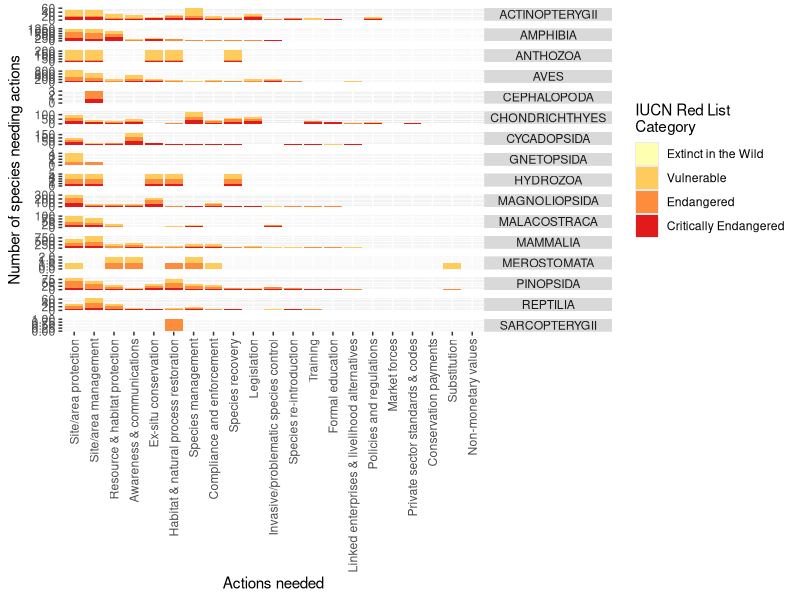
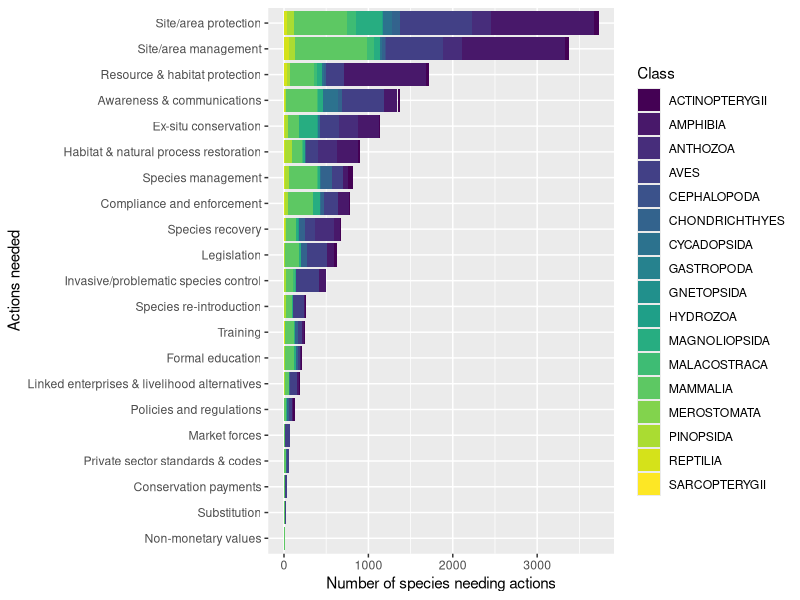
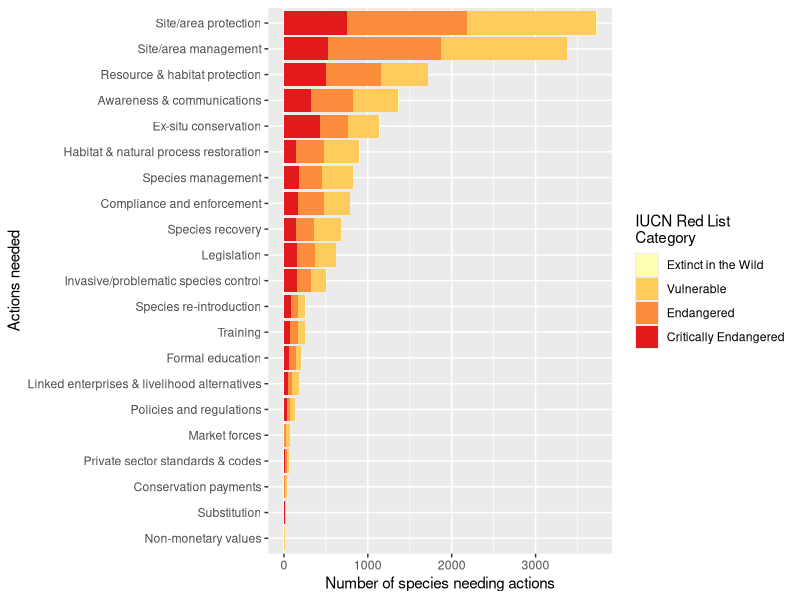
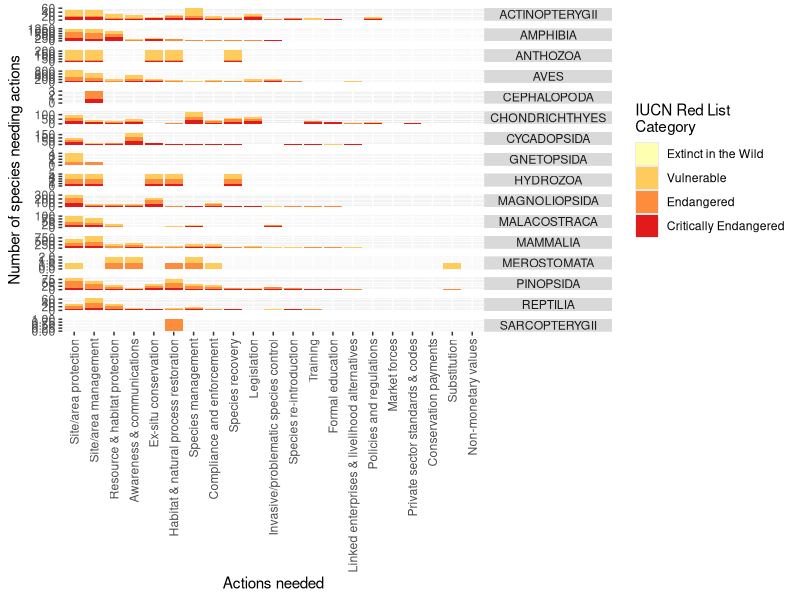
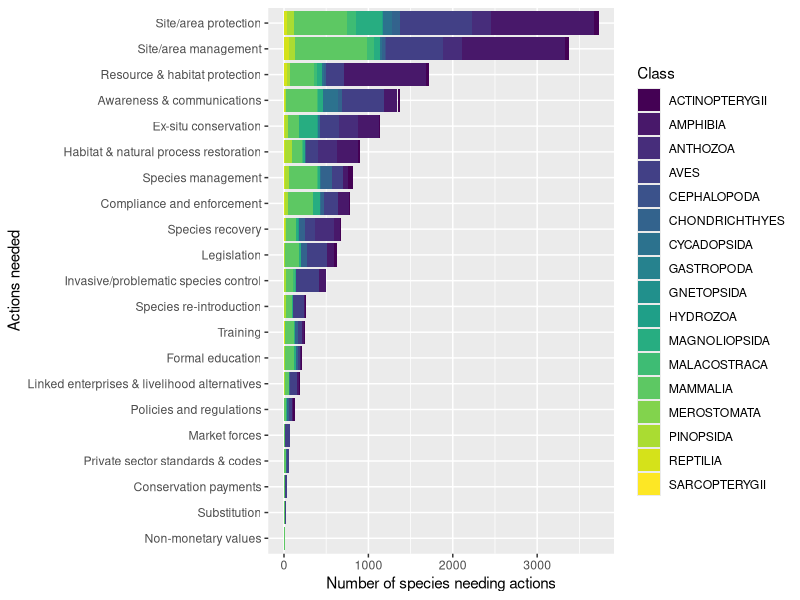
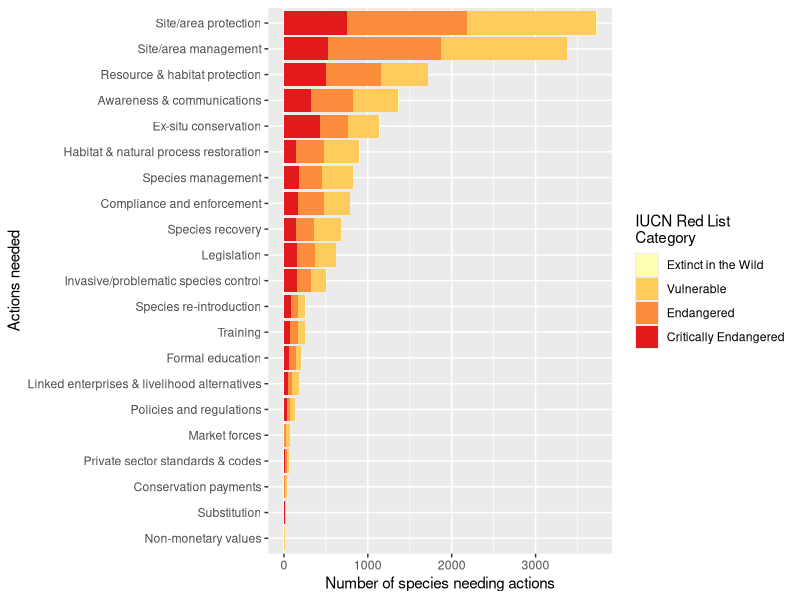

Write R code to recreate these figures, in order.
## --------------------------- Make figure of actions ####

library(tidyverse)


actions <- read_csv("data/actions_needed.csv")
summaries <- read_csv("data/simple_summaries.csv")
summaries <- select(summaries, scientificName, className, redlistCategory)

actions <- left_join(actions, summaries, by = "scientificName")

actions$name[actions$code %in% c("3.1.1", "3.1.2", "3.1.3")] <- c("Species management")
actions$name[actions$code %in% c("3.3.1", "3.3.2")] <- c("Species re-introduction")
actions$name[actions$code %in% c("3.4.1", "3.4.2")] <- c("Ex-situ conservation")
actions$name[actions$code %in% c("5.1.1", "5.1.2", "5.1.3", "5.1.4")] <- c("Legislation")
actions$name[actions$code %in% c("5.4.1", "5.4.2", "5.4.3", "5.4.4")] <- c("Compliance and enforcement")

actions$redlistCategory <- factor(actions$redlistCategory)
actions$redlistCategory <- factor(actions$redlistCategory, levels(actions$redlistCategory)[c(3, 4, 2, 1)])

actions %>% 
  select(scientificName, name, className, redlistCategory) %>% 
  unique() %>% 
  filter(className != "GASTROPODA") %>% 
  ggplot(aes(x = fct_infreq(name), fill = redlistCategory)) +
  geom_bar() +
  scale_fill_brewer(palette = "YlOrRd", name = "IUCN Red List\nCategory") +
  labs(x = "Actions needed", y = "Number of species needing actions") +
  facet_wrap(~className, ncol = 1, scales = "free_y", strip.position = "right") +
  theme(legend.position = "right", 
        axis.text.x = element_text(angle = 90, hjust = 1, vjust = 0.5),
        strip.text.y = element_text(angle = 0))
ggsave("figures/actions_option1.png", height = 10, width = 8, dpi = 300)

actions %>% 
  select(scientificName, name, className) %>% 
  unique() %>% 
  ggplot(aes(x = fct_rev(fct_infreq(name)), fill = className)) +
  geom_bar() +
  coord_flip() +
  scale_fill_viridis_d(option = "D", name = "Class") +
  labs(x = "Actions needed", y = "Number of species needing actions")
ggsave("figures/actions_option2.png", dpi = 300)

actions %>% 
  select(scientificName, name, redlistCategory) %>% 
  unique() %>% 
  ggplot(aes(x = fct_rev(fct_infreq(name)), fill = redlistCategory)) +
  geom_bar() +
  coord_flip() +
  scale_fill_brewer(palette = "YlOrRd", name = "IUCN Red List\nCategory") +
  labs(x = "Actions needed", y = "Number of species needing actions")
ggsave("figures/actions_option3.png", dpi = 300)



## ---------------------------- Add number of spp requiring each action and save -----------------####

actions %>% 
  select(scientificName, code, name) %>% 
  separate(col = code, into = c("A1", "A2"), sep = "[.]") %>% 
  unite(code, A1:A2, sep = ".") ->
  no_actions

no_actions$name[no_actions$code == 3.1] <- c("Species management")
no_actions$name[no_actions$code == 3.3] <- c("Species re-introduction")
no_actions$name[no_actions$code == 3.4] <- c("Ex-situ conservation")
no_actions$name[no_actions$code == 5.1] <- c("Legislation")
no_actions$name[no_actions$code == 5.4] <- c("Compliance and enforcement")

no_actions %>% 
  unique() %>% 
  group_by(code, name) %>% 
  count() ->
  no_actions

write_csv(no_actions, "data/number_of_actions.csv")
